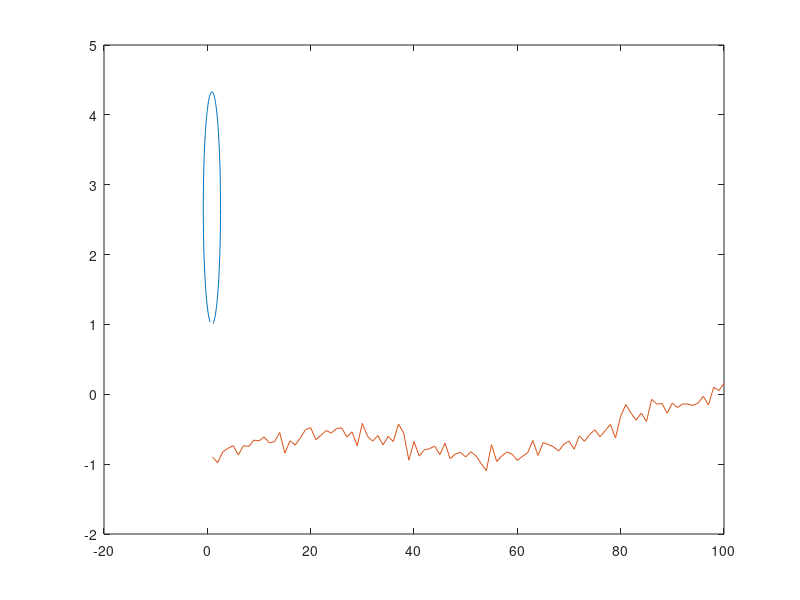

Source code (MATLAB): (Note: this script raises an error after producing the figure.)
clc
clear
M = 100;% total number of steps
X = zeros(4,1);
X([1 2]) = [10 20];     	%Initial position
X([3 4]) = [10 20];      	%Initial velocity
T=0.1;
P = eye(4)*10;

% proeraitika
% Set Q, see [1]
% sigma=1;         %state transition variance
Qxy =  [60 0;0 60];
Q = blkdiag(Qxy,Qxy);
%%
A=importdata('control.dat');
x=A(:,1);
y=A(:,2);
angle=importdata('radar1.dat');
N=0.1^2;

plot(x,y)
hold on
plot(angle)
for i = 1:M
    % Set g
    g = @(Xp,yo,xo) PseudorangeEquation(X, yo,xo);                 
    yo=y(i);xo=x(i);ang=angle(i);
    [X,P,gXp,Pp] = Extended_KF(T,X,P,Q, yo,xo,N,ang,g);
    Pos_KF(:,i) = X([1 2]);  
    V(:,i) = X([3 4]);
    angle_pred(i,1)=gXp;    

end

k=zeros(100,1);l=zeros(100,1);
k=Pos_KF(1,:); l=Pos_KF(2,:);
figure(2)
plot(k,l)
hold on
plot(x,y)


figure(3)
plot(angle)
hold on
plot(angle_pred)

figure(4)
plot(1:100,V(1,:))
hold on
plot(1:100,V(2,:))
